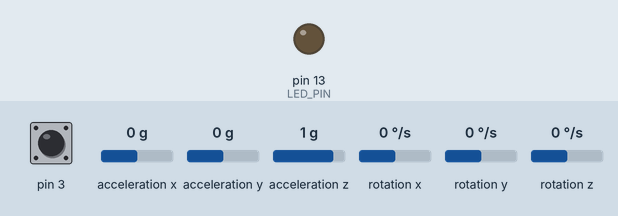
Simulated run of this sketch. Board: Arduino Leonardo, built with avr-gcc and run on an emulated ATmega32U4. Shown: output pins drawn as LEDs (lit = HIGH). Dashed ring = blinking. The test bench sets the inputs (shaded band); at power-on: pin 3 HIGH, acceleration x 0 g, acceleration y 0 g, acceleration z 1 g, rotation x 0 °/s, rotation y 0 °/s, rotation z 0 °/s. The sensor or clock chip raises its interrupt line as the real part does; what the sketch prints to the serial monitor is not drawn.

Above: at 0.1 s.
At 0.68 s:
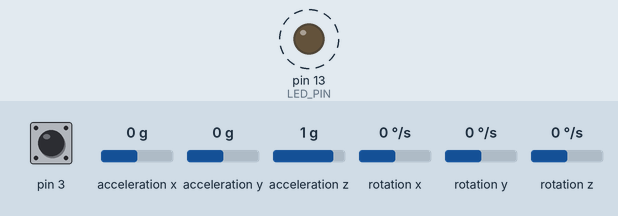
Timing chart, 0 to 3.5 s (numbered marks = the images above):
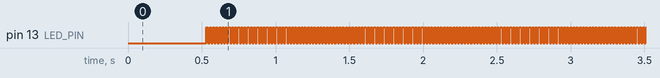

Measured:
- by itself, pin 13 (LED_PIN): alternates HIGH for 0.01 s and LOW for 0.01 s

The sketch:

mpu_test.ino
```cpp
// I2C device class (I2Cdev) demonstration Arduino sketch for MPU6050 class using DMP (MotionApps v2.0)
// 6/21/2012 by Jeff Rowberg <jeff@rowberg.net>
// Updates should (hopefully) always be available at https://github.com/jrowberg/i2cdevlib
//
// Changelog:
//      2013-05-08 - added seamless Fastwire support
//                 - added note about gyro calibration
//      2012-06-21 - added note about Arduino 1.0.1 + Leonardo compatibility error
//      2012-06-20 - improved FIFO overflow handling and simplified read process
//      2012-06-19 - completely rearranged DMP initialization code and simplification
//      2012-06-13 - pull gyro and accel data from FIFO packet instead of reading directly
//      2012-06-09 - fix broken FIFO read sequence and change interrupt detection to RISING
//      2012-06-05 - add gravity-compensated initial reference frame acceleration output
//                 - add 3D math helper file to DMP6 example sketch
//                 - add Euler output and Yaw/Pitch/Roll output formats
//      2012-06-04 - remove accel offset clearing for better results (thanks Sungon Lee)
//      2012-06-01 - fixed gyro sensitivity to be 2000 deg/sec instead of 250
//      2012-05-30 - basic DMP initialization working

/* ============================================
I2Cdev device library code is placed under the MIT license
Copyright (c) 2012 Jeff Rowberg

Permission is hereby granted, free of charge, to any person obtaining a copy
of this software and associated documentation files (the "Software"), to deal
in the Software without restriction, including without limitation the rights
to use, copy, modify, merge, publish, distribute, sublicense, and/or sell
copies of the Software, and to permit persons to whom the Software is
furnished to do so, subject to the following conditions:

The above copyright notice and this permission notice shall be included in
all copies or substantial portions of the Software.

THE SOFTWARE IS PROVIDED "AS IS", WITHOUT WARRANTY OF ANY KIND, EXPRESS OR
IMPLIED, INCLUDING BUT NOT LIMITED TO THE WARRANTIES OF MERCHANTABILITY,
FITNESS FOR A PARTICULAR PURPOSE AND NONINFRINGEMENT. IN NO EVENT SHALL THE
AUTHORS OR COPYRIGHT HOLDERS BE LIABLE FOR ANY CLAIM, DAMAGES OR OTHER
LIABILITY, WHETHER IN AN ACTION OF CONTRACT, TORT OR OTHERWISE, ARISING FROM,
OUT OF OR IN CONNECTION WITH THE SOFTWARE OR THE USE OR OTHER DEALINGS IN
THE SOFTWARE.
===============================================
*/

// I2Cdev and MPU6050 must be installed as libraries, or else the .cpp/.h files
// for both classes must be in the include path of your project
#include "I2Cdev.h"

#include "MPU6050_6Axis_MotionApps20.h"
//#include "MPU6050.h" // not necessary if using MotionApps include file

// Arduino Wire library is required if I2Cdev I2CDEV_ARDUINO_WIRE implementation
// is used in I2Cdev.h
#if I2CDEV_IMPLEMENTATION == I2CDEV_ARDUINO_WIRE
    #include "Wire.h"
#endif

// class default I2C address is 0x68
// specific I2C addresses may be passed as a parameter here
// AD0 low = 0x68 (default for SparkFun breakout and InvenSense evaluation board)
// AD0 high = 0x69
MPU6050 mpu;
//MPU6050 mpu(0x69); // <-- use for AD0 high

/* =========================================================================
   NOTE: In addition to connection 3.3v, GND, SDA, and SCL, this sketch
   depends on the MPU-6050's INT pin being connected to the Arduino's
   external interrupt #0 pin. On the Arduino Uno and Mega 2560, this is
   digital I/O pin 2.
 * ========================================================================= */

/* =========================================================================
   NOTE: Arduino v1.0.1 with the Leonardo board generates a compile error
   when using Serial.write(buf, len). The Teapot output uses this method.
   The solution requires a modification to the Arduino USBAPI.h file, which
   is fortunately simple, but annoying. This will be fixed in the next IDE
   release. For more info, see these links:

   http://arduino.cc/forum/index.php/topic,109987.0.html
   http://code.google.com/p/arduino/issues/detail?id=958
 * ========================================================================= */


// uncomment "OUTPUT_READABLE_QUATERNION" if you want to see the actual
// quaternion components in a [w, x, y, z] format (not best for parsing
// on a remote host such as Processing or something though)
//#define OUTPUT_READABLE_QUATERNION

// uncomment "OUTPUT_READABLE_EULER" if you want to see Euler angles
// (in degrees) calculated from the quaternions coming from the FIFO.
// Note that Euler angles suffer from gimbal lock (for more info, see
// http://en.wikipedia.org/wiki/Gimbal_lock)
//#define OUTPUT_READABLE_EULER

// uncomment "OUTPUT_READABLE_YAWPITCHROLL" if you want to see the yaw/
// pitch/roll angles (in degrees) calculated from the quaternions coming
// from the FIFO. Note this also requires gravity vector calculations.
// Also note that yaw/pitch/roll angles suffer from gimbal lock (for
// more info, see: http://en.wikipedia.org/wiki/Gimbal_lock)
#define OUTPUT_READABLE_YAWPITCHROLL

// uncomment "OUTPUT_READABLE_REALACCEL" if you want to see acceleration
// components with gravity removed. This acceleration reference frame is
// not compensated for orientation, so +X is always +X according to the
// sensor, just without the effects of gravity. If you want acceleration
// compensated for orientation, us OUTPUT_READABLE_WORLDACCEL instead.
//#define OUTPUT_READABLE_REALACCEL

// uncomment "OUTPUT_READABLE_WORLDACCEL" if you want to see acceleration
// components with gravity removed and adjusted for the world frame of
// reference (yaw is relative to initial orientation, since no magnetometer
// is present in this case). Could be quite handy in some cases.
//#define OUTPUT_READABLE_WORLDACCEL

// uncomment "OUTPUT_TEAPOT" if you want output that matches the
// format used for the InvenSense teapot demo
//#define OUTPUT_TEAPOT


#define LED_PIN 13 // (Arduino is 13, Teensy is 11, Teensy++ is 6)
bool blinkState = false;

// MPU control/status vars
bool dmpReady = false;  // set true if DMP init was successful
uint8_t mpuIntStatus;   // holds actual interrupt status byte from MPU
uint8_t devStatus;      // return status after each device operation (0 = success, !0 = error)
uint16_t packetSize;    // expected DMP packet size (default is 42 bytes)
uint16_t fifoCount;     // count of all bytes currently in FIFO
uint8_t fifoBuffer[64]; // FIFO storage buffer

// orientation/motion vars
Quaternion q;           // [w, x, y, z]         quaternion container
VectorInt16 aa;         // [x, y, z]            accel sensor measurements
VectorInt16 aaReal;     // [x, y, z]            gravity-free accel sensor measurements
VectorInt16 aaWorld;    // [x, y, z]            world-frame accel sensor measurements
VectorFloat gravity;    // [x, y, z]            gravity vector
float euler[3];         // [psi, theta, phi]    Euler angle container
float ypr[3];           // [yaw, pitch, roll]   yaw/pitch/roll container and gravity vector

// packet structure for InvenSense teapot demo
uint8_t teapotPacket[14] = { '$', 0x02, 0,0, 0,0, 0,0, 0,0, 0x00, 0x00, '\r', '\n' };


// ================================================================
// ===               INTERRUPT DETECTION ROUTINE                ===
// ================================================================

volatile bool mpuInterrupt = false;     // indicates whether MPU interrupt pin has gone high
void dmpDataReady() {
    mpuInterrupt = true;
}


// ================================================================
// ===                      INITIAL SETUP                       ===
// ================================================================

void setup() {
    // join I2C bus (I2Cdev library doesn't do this automatically)
    #if I2CDEV_IMPLEMENTATION == I2CDEV_ARDUINO_WIRE
        Wire.begin();
        TWBR = 24; // 400kHz I2C clock (200kHz if CPU is 8MHz)
    #elif I2CDEV_IMPLEMENTATION == I2CDEV_BUILTIN_FASTWIRE
        Fastwire::setup(400, true);
    #endif

    // initialize serial communication
    // (115200 chosen because it is required for Teapot Demo output, but it's
    // really up to you depending on your project)
    Serial.begin(115200);
    while (!Serial); // wait for Leonardo enumeration, others continue immediately

    // NOTE: 8MHz or slower host processors, like the Teensy @ 3.3v or Ardunio
    // Pro Mini running at 3.3v, cannot handle this baud rate reliably due to
    // the baud timing being too misaligned with processor ticks. You must use
    // 38400 or slower in these cases, or use some kind of external separate
    // crystal solution for the UART timer.

    // initialize device
//    Serial.println(F("Initializing I2C devices..."));
    mpu.initialize();

//    // verify connection
//    Serial.println(F("Testing device connections..."));
//    Serial.println(mpu.testConnection() ? F("MPU6050 connection successful") : F("MPU6050 connection failed"));

    // wait for ready
//    Serial.println(F("\nSend any character to begin DMP programming and demo: "));
//    while (Serial.available() && Serial.read()); // empty buffer
//    while (!Serial.available());                 // wait for data
//    while (Serial.available() && Serial.read()); // empty buffer again

    // load and configure the DMP
//    Serial.println(F("Initializing DMP..."));
    devStatus = mpu.dmpInitialize();

    // supply your own gyro offsets here, scaled for min sensitivity
    mpu.setXGyroOffset(220);
    mpu.setYGyroOffset(76);
    mpu.setZGyroOffset(-85);
    mpu.setZAccelOffset(1788); // 1688 factory default for my test chip

    // make sure it worked (returns 0 if so)
    if (devStatus == 0) {
        // turn on the DMP, now that it's ready
//        Serial.println(F("Enabling DMP..."));
        mpu.setDMPEnabled(true);

        // enable Arduino interrupt detection
//        Serial.println(F("Enabling interrupt detection (Arduino external interrupt 0)..."));
        attachInterrupt(0, dmpDataReady, RISING);
        mpuIntStatus = mpu.getIntStatus();

        // set our DMP Ready flag so the main loop() function knows it's okay to use it
//        Serial.println(F("DMP ready! Waiting for first interrupt..."));
        dmpReady = true;

        // get expected DMP packet size for later comparison
        packetSize = mpu.dmpGetFIFOPacketSize();
    } else {
        // ERROR!
        // 1 = initial memory load failed
        // 2 = DMP configuration updates failed
        // (if it's going to break, usually the code will be 1)
//        Serial.print(F("DMP Initialization failed (code "));
//        Serial.print(devStatus);
//        Serial.println(F(")"));
    }

    // configure LED for output
    pinMode(LED_PIN, OUTPUT);
}


// ================================================================
// ===                    MAIN PROGRAM LOOP                     ===
// ================================================================

void loop() {
    // if programming failed, don't try to do anything
    if (!dmpReady) return;

    // wait for MPU interrupt or extra packet(s) available
    while (!mpuInterrupt && fifoCount < packetSize) {
        // other program behavior stuff here
        // .
        // .
        // .
        // if you are really paranoid you can frequently test in between other
        // stuff to see if mpuInterrupt is true, and if so, "break;" from the
        // while() loop to immediately process the MPU data
        // .
        // .
        // .
    }

    // reset interrupt flag and get INT_STATUS byte
    mpuInterrupt = false;
    mpuIntStatus = mpu.getIntStatus();

    // get current FIFO count
    fifoCount = mpu.getFIFOCount();

    // check for overflow (this should never happen unless our code is too inefficient)
    if ((mpuIntStatus & 0x10) || fifoCount == 1024) {
        // reset so we can continue cleanly
        mpu.resetFIFO();
//        Serial.println(F("FIFO overflow!"));

    // otherwise, check for DMP data ready interrupt (this should happen frequently)
    } else if (mpuIntStatus & 0x02) {
        // wait for correct available data length, should be a VERY short wait
        while (fifoCount < packetSize) fifoCount = mpu.getFIFOCount();

        // read a packet from FIFO
        mpu.getFIFOBytes(fifoBuffer, packetSize);

        // track FIFO count here in case there is > 1 packet available
        // (this lets us immediately read more without waiting for an interrupt)
        fifoCount -= packetSize;

        #ifdef OUTPUT_READABLE_QUATERNION
            // display quaternion values in easy matrix form: w x y z
            mpu.dmpGetQuaternion(&q, fifoBuffer);
//            Serial.print("quat\t");
//            Serial.print(q.w);
//            Serial.print("\t");
//            Serial.print(q.x);
//            Serial.print("\t");
//            Serial.print(q.y);
//            Serial.print("\t");
//            Serial.println(q.z);
        #endif

        #ifdef OUTPUT_READABLE_EULER
            // display Euler angles in degrees
            mpu.dmpGetQuaternion(&q, fifoBuffer);
            mpu.dmpGetEuler(euler, &q);
//            Serial.print("euler\t");
//            Serial.print(euler[0] * 180/M_PI);
//            Serial.print("\t");
//            Serial.print(euler[1] * 180/M_PI);
//            Serial.print("\t");
//            Serial.println(euler[2] * 180/M_PI);
        #endif

        #ifdef OUTPUT_READABLE_YAWPITCHROLL
            // display Euler angles in degrees
            mpu.dmpGetQuaternion(&q, fifoBuffer);
            mpu.dmpGetGravity(&gravity, &q);
            mpu.dmpGetYawPitchRoll(ypr, &q, &gravity);
//            Serial.print("ypr\t");
            Serial.print(ypr[0] * 180/M_PI);
            Serial.print("\t");
            Serial.print(ypr[1] * 180/M_PI);
            Serial.print("\t");
            Serial.println(ypr[2] * 180/M_PI);
        #endif

        #ifdef OUTPUT_READABLE_REALACCEL
            // display real acceleration, adjusted to remove gravity
            mpu.dmpGetQuaternion(&q, fifoBuffer);
            mpu.dmpGetAccel(&aa, fifoBuffer);
            mpu.dmpGetGravity(&gravity, &q);
            mpu.dmpGetLinearAccel(&aaReal, &aa, &gravity);
//            Serial.print("areal\t");
//            Serial.print(aaReal.x);
//            Serial.print("\t");
//            Serial.print(aaReal.y);
//            Serial.print("\t");
//            Serial.println(aaReal.z);
        #endif

        #ifdef OUTPUT_READABLE_WORLDACCEL
            // display initial world-frame acceleration, adjusted to remove gravity
            // and rotated based on known orientation from quaternion
            mpu.dmpGetQuaternion(&q, fifoBuffer);
            mpu.dmpGetAccel(&aa, fifoBuffer);
            mpu.dmpGetGravity(&gravity, &q);
            mpu.dmpGetLinearAccel(&aaReal, &aa, &gravity);
            mpu.dmpGetLinearAccelInWorld(&aaWorld, &aaReal, &q);
//            Serial.print("aworld\t");
//            Serial.print(aaWorld.x);
//            Serial.print("\t");
//            Serial.print(aaWorld.y);
//            Serial.print("\t");
//            Serial.println(aaWorld.z);
        #endif

        #ifdef OUTPUT_TEAPOT
            // display quaternion values in InvenSense Teapot demo format:
            teapotPacket[2] = fifoBuffer[0];
            teapotPacket[3] = fifoBuffer[1];
            teapotPacket[4] = fifoBuffer[4];
            teapotPacket[5] = fifoBuffer[5];
            teapotPacket[6] = fifoBuffer[8];
            teapotPacket[7] = fifoBuffer[9];
            teapotPacket[8] = fifoBuffer[12];
            teapotPacket[9] = fifoBuffer[13];
//            Serial.write(teapotPacket, 14);
            teapotPacket[11]++; // packetCount, loops at 0xFF on purpose
        #endif

        // blink LED to indicate activity
        blinkState = !blinkState;
        digitalWrite(LED_PIN, blinkState);
    }
}
```
